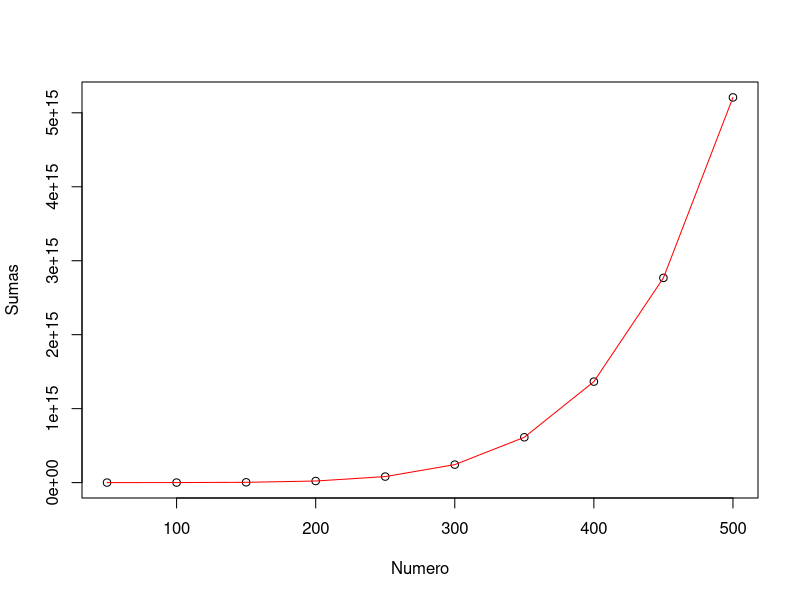

Recreate this plot in R.
sumaDeNaturales <- function(x)
{
  v <- c()
  for( j in x)
  {
    sum = 0
    
    for(y in 0:j^2)
    {
      sum = sum + y^2
    }
    v = c(v,sum)
  }
  plot(x,v,xlab="Numero",ylab="Sumas")
  lines(x, v, col = "red")
  
  
  
}
x<-c(50,100,150,200,250,300,350,400,450,500)

sumaDeNaturales(x)